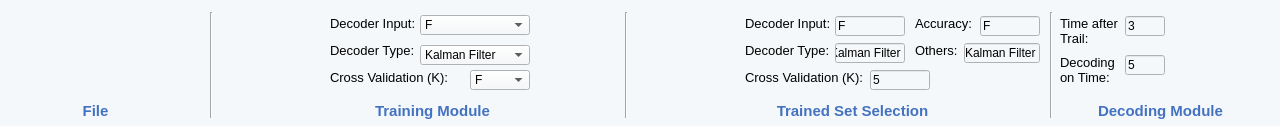
           <widget class="QWidget" name="widget_68" native="true">
            <property name="sizePolicy">
             <sizepolicy hsizetype="Preferred" vsizetype="Fixed">
              <horstretch>0</horstretch>
              <verstretch>0</verstretch>
             </sizepolicy>
            </property>
            <property name="minimumSize">
             <size>
              <width>1280</width>
              <height>126</height>
             </size>
            </property>
            <property name="maximumSize">
             <size>
              <width>16777215</width>
              <height>126</height>
             </size>
            </property>
            <property name="font">
             <font>
              <family>Arial</family>
             </font>
            </property>
            <property name="styleSheet">
             <string notr="true">background-color: rgb(245, 248, 250);</string>
            </property>
            <widget class="QPushButton" name="DeSaveButton_2">
             <property name="geometry">
              <rect>
               <x>110</x>
               <y>16</y>
               <width>92</width>
               <height>74</height>
              </rect>
             </property>
             <property name="sizePolicy">
              <sizepolicy hsizetype="Fixed" vsizetype="Fixed">
               <horstretch>0</horstretch>
               <verstretch>0</verstretch>
              </sizepolicy>
             </property>
             <property name="minimumSize">
              <size>
               <width>92</width>
               <height>74</height>
              </size>
             </property>
             <property name="maximumSize">
              <size>
               <width>92</width>
               <height>74</height>
              </size>
             </property>
             <property name="font">
              <font>
               <family>Arial</family>
               <pointsize>11</pointsize>
              </font>
             </property>
             <property name="styleSheet">
              <string notr="true">#DeSaveButton_2{
background-color: transparent; 
border-image: url(:/decoding/Asset 3.png);
background:none;
border:none;
background-repeat:none;
}
#DeSaveButton_2:pressed
{
border-image:url(:/decoding/Asset 3_pre.png);
background-repeat: no-repeat;
}
</string>
             </property>
             <property name="text">
              <string/>
             </property>
            </widget>
            <widget class="QPushButton" name="DeLoadButton_2">
             <property name="geometry">
              <rect>
               <x>10</x>
               <y>16</y>
               <width>92</width>
               <height>74</height>
              </rect>
             </property>
             <property name="sizePolicy">
              <sizepolicy hsizetype="Fixed" vsizetype="Fixed">
               <horstretch>0</horstretch>
               <verstretch>0</verstretch>
              </sizepolicy>
             </property>
             <property name="minimumSize">
              <size>
               <width>92</width>
               <height>74</height>
              </size>
             </property>
             <property name="maximumSize">
              <size>
               <width>92</width>
               <height>74</height>
              </size>
             </property>
             <property name="font">
              <font>
               <family>Arial</family>
               <pointsize>11</pointsize>
              </font>
             </property>
             <property name="styleSheet">
              <string notr="true">#DeLoadButton_2{
background-color: transparent; 
border-image: url(:/decoding/Asset 2.png);
background:none;
border:none;
background-repeat:none;
}
#DeLoadButton_2:pressed
{
border-image:url(:/decoding/Asset 2_pre.png);
background-repeat: no-repeat;
}
</string>
             </property>
             <property name="text">
              <string/>
             </property>
            </widget>
            <widget class="Line" name="line_6">
             <property name="geometry">
              <rect>
               <x>210</x>
               <y>12</y>
               <width>2</width>
               <height>106</height>
              </rect>
             </property>
             <property name="sizePolicy">
              <sizepolicy hsizetype="Fixed" vsizetype="Fixed">
               <horstretch>0</horstretch>
               <verstretch>0</verstretch>
              </sizepolicy>
             </property>
             <property name="minimumSize">
              <size>
               <width>2</width>
               <height>106</height>
              </size>
             </property>
             <property name="maximumSize">
              <size>
               <width>2</width>
               <height>106</height>
              </size>
             </property>
             <property name="font">
              <font>
               <family>Arial</family>
              </font>
             </property>
             <property name="orientation">
              <enum>Qt::Vertical</enum>
             </property>
            </widget>
            <widget class="QLabel" name="label_162">
             <property name="geometry">
              <rect>
               <x>330</x>
               <y>16</y>
               <width>90</width>
               <height>18</height>
              </rect>
             </property>
             <property name="font">
              <font>
               <family>Arial</family>
               <pointsize>10</pointsize>
              </font>
             </property>
             <property name="text">
              <string>Decoder Input:</string>
             </property>
             <property name="alignment">
              <set>Qt::AlignLeading|Qt::AlignLeft|Qt::AlignTop</set>
             </property>
            </widget>
            <widget class="QComboBox" name="DeDecoderInput_comboBox_2">
             <property name="geometry">
              <rect>
               <x>420</x>
               <y>15</y>
               <width>110</width>
               <height>20</height>
              </rect>
             </property>
             <property name="minimumSize">
              <size>
               <width>70</width>
               <height>20</height>
              </size>
             </property>
             <property name="font">
              <font>
               <family>Arial</family>
              </font>
             </property>
             <item>
              <property name="text">
               <string>F</string>
              </property>
             </item>
            </widget>
            <widget class="QPushButton" name="DeFilterButton_2">
             <property name="geometry">
              <rect>
               <x>220</x>
               <y>16</y>
               <width>102</width>
               <height>74</height>
              </rect>
             </property>
             <property name="sizePolicy">
              <sizepolicy hsizetype="Fixed" vsizetype="Fixed">
               <horstretch>0</horstretch>
               <verstretch>0</verstretch>
              </sizepolicy>
             </property>
             <property name="minimumSize">
              <size>
               <width>102</width>
               <height>74</height>
              </size>
             </property>
             <property name="maximumSize">
              <size>
               <width>102</width>
               <height>74</height>
              </size>
             </property>
             <property name="font">
              <font>
               <family>Arial</family>
               <pointsize>11</pointsize>
              </font>
             </property>
             <property name="styleSheet">
              <string notr="true">#DeFilterButton_2{
background-color: transparent; 
border-image: url(:/decoding/Asset 25.png);
background:none;
border:none;
background-repeat:none;
}
#DeFilterButton_2:pressed
{
border-image:url(:/decoding/Asset 25_pre.png);
background-repeat: no-repeat;
}</string>
             </property>
             <property name="text">
              <string/>
             </property>
            </widget>
            <widget class="QPushButton" name="DeTrainingButton_2">
             <property name="geometry">
              <rect>
               <x>535</x>
               <y>16</y>
               <width>80</width>
               <height>74</height>
              </rect>
             </property>
             <property name="sizePolicy">
              <sizepolicy hsizetype="Fixed" vsizetype="Fixed">
               <horstretch>0</horstretch>
               <verstretch>0</verstretch>
              </sizepolicy>
             </property>
             <property name="minimumSize">
              <size>
               <width>80</width>
               <height>74</height>
              </size>
             </property>
             <property name="maximumSize">
              <size>
               <width>80</width>
               <height>74</height>
              </size>
             </property>
             <property name="font">
              <font>
               <family>Arial</family>
               <pointsize>11</pointsize>
              </font>
             </property>
             <property name="styleSheet">
              <string notr="true">#DeTrainingButton_2{
background-color: transparent; 
border-image: url(:/decoding/Asset 26.png);
background:none;
border:none;
background-repeat:none;
}
#DeTrainingButton_2:pressed
{
border-image:url(:/decoding/Asset 26_pre.png);
background-repeat: no-repeat;
}</string>
             </property>
             <property name="text">
              <string/>
             </property>
            </widget>
            <widget class="Line" name="line_7">
             <property name="geometry">
              <rect>
               <x>625</x>
               <y>12</y>
               <width>2</width>
               <height>106</height>
              </rect>
             </property>
             <property name="sizePolicy">
              <sizepolicy hsizetype="Fixed" vsizetype="Fixed">
               <horstretch>0</horstretch>
               <verstretch>0</verstretch>
              </sizepolicy>
             </property>
             <property name="minimumSize">
              <size>
               <width>2</width>
               <height>106</height>
              </size>
             </property>
             <property name="maximumSize">
              <size>
               <width>2</width>
               <height>106</height>
              </size>
             </property>
             <property name="font">
              <font>
               <family>Arial</family>
              </font>
             </property>
             <property name="orientation">
              <enum>Qt::Vertical</enum>
             </property>
            </widget>
            <widget class="QPushButton" name="DeModelSelectButton_2">
             <property name="geometry">
              <rect>
               <x>635</x>
               <y>16</y>
               <width>102</width>
               <height>74</height>
              </rect>
             </property>
             <property name="sizePolicy">
              <sizepolicy hsizetype="Fixed" vsizetype="Fixed">
               <horstretch>0</horstretch>
               <verstretch>0</verstretch>
              </sizepolicy>
             </property>
             <property name="minimumSize">
              <size>
               <width>102</width>
               <height>74</height>
              </size>
             </property>
             <property name="maximumSize">
              <size>
               <width>102</width>
               <height>74</height>
              </size>
             </property>
             <property name="font">
              <font>
               <family>Arial</family>
               <pointsize>11</pointsize>
              </font>
             </property>
             <property name="styleSheet">
              <string notr="true">#DeModelSelectButton_2{
background-color: transparent; 
border-image: url(:/decoding/Asset 27.png);
background:none;
border:none;
background-repeat:none;
}
#DeModelSelectButton_2:pressed
{
border-image:url(:/decoding/Asset 27_pre.png);
background-repeat: no-repeat;
}
</string>
             </property>
             <property name="text">
              <string/>
             </property>
            </widget>
            <widget class="QLineEdit" name="DeDecoderInputValue_2">
             <property name="geometry">
              <rect>
               <x>835</x>
               <y>16</y>
               <width>70</width>
               <height>20</height>
              </rect>
             </property>
             <property name="minimumSize">
              <size>
               <width>60</width>
               <height>20</height>
              </size>
             </property>
             <property name="maximumSize">
              <size>
               <width>90</width>
               <height>20</height>
              </size>
             </property>
             <property name="font">
              <font>
               <family>Arial</family>
              </font>
             </property>
             <property name="toolTip">
              <string>Decoder Input</string>
             </property>
             <property name="text">
              <string>F</string>
             </property>
            </widget>
            <widget class="QLabel" name="label_184">
             <property name="geometry">
              <rect>
               <x>915</x>
               <y>16</y>
               <width>84</width>
               <height>18</height>
              </rect>
             </property>
             <property name="font">
              <font>
               <family>Arial</family>
               <pointsize>10</pointsize>
              </font>
             </property>
             <property name="text">
              <string>Accuracy:</string>
             </property>
             <property name="alignment">
              <set>Qt::AlignLeading|Qt::AlignLeft|Qt::AlignTop</set>
             </property>
            </widget>
            <widget class="QLineEdit" name="DeAccuracyValue_2">
             <property name="geometry">
              <rect>
               <x>980</x>
               <y>16</y>
               <width>60</width>
               <height>20</height>
              </rect>
             </property>
             <property name="minimumSize">
              <size>
               <width>60</width>
               <height>20</height>
              </size>
             </property>
             <property name="maximumSize">
              <size>
               <width>60</width>
               <height>20</height>
              </size>
             </property>
             <property name="font">
              <font>
               <family>Arial</family>
              </font>
             </property>
             <property name="toolTip">
              <string>Accuracy</string>
             </property>
             <property name="text">
              <string>F</string>
             </property>
            </widget>
            <widget class="Line" name="line_8">
             <property name="geometry">
              <rect>
               <x>1050</x>
               <y>12</y>
               <width>2</width>
               <height>106</height>
              </rect>
             </property>
             <property name="sizePolicy">
              <sizepolicy hsizetype="Fixed" vsizetype="Fixed">
               <horstretch>0</horstretch>
               <verstretch>0</verstretch>
              </sizepolicy>
             </property>
             <property name="minimumSize">
              <size>
               <width>2</width>
               <height>106</height>
              </size>
             </property>
             <property name="maximumSize">
              <size>
               <width>2</width>
               <height>106</height>
              </size>
             </property>
             <property name="font">
              <font>
               <family>Arial</family>
              </font>
             </property>
             <property name="orientation">
              <enum>Qt::Vertical</enum>
             </property>
            </widget>
            <widget class="QLabel" name="label_167">
             <property name="geometry">
              <rect>
               <x>330</x>
               <y>43</y>
               <width>90</width>
               <height>18</height>
              </rect>
             </property>
             <property name="font">
              <font>
               <family>Arial</family>
               <pointsize>10</pointsize>
              </font>
             </property>
             <property name="text">
              <string>Decoder Type:</string>
             </property>
             <property name="alignment">
              <set>Qt::AlignLeading|Qt::AlignLeft|Qt::AlignTop</set>
             </property>
            </widget>
            <widget class="QPushButton" name="DeDecodingButton_2">
             <property name="geometry">
              <rect>
               <x>1180</x>
               <y>16</y>
               <width>80</width>
               <height>74</height>
              </rect>
             </property>
             <property name="sizePolicy">
              <sizepolicy hsizetype="Fixed" vsizetype="Fixed">
               <horstretch>0</horstretch>
               <verstretch>0</verstretch>
              </sizepolicy>
             </property>
             <property name="minimumSize">
              <size>
               <width>80</width>
               <height>74</height>
              </size>
             </property>
             <property name="maximumSize">
              <size>
               <width>80</width>
               <height>74</height>
              </size>
             </property>
             <property name="font">
              <font>
               <family>Arial</family>
               <pointsize>11</pointsize>
              </font>
             </property>
             <property name="styleSheet">
              <string notr="true">#DeDecodingButton_2{
background-color: transparent; 
border-image: url(:/decoding/Asset 28.png);
background:none;
border:none;
background-repeat:none;
}
#DeDecodingButton_2:pressed
{
border-image:url(:/decoding/Asset 28_pre.png);
background-repeat: no-repeat;
}

</string>
             </property>
             <property name="text">
              <string/>
             </property>
            </widget>
            <widget class="QLabel" name="label_185">
             <property name="geometry">
              <rect>
               <x>915</x>
               <y>43</y>
               <width>60</width>
               <height>18</height>
              </rect>
             </property>
             <property name="font">
              <font>
               <family>Arial</family>
               <pointsize>10</pointsize>
              </font>
             </property>
             <property name="text">
              <string>Others:</string>
             </property>
             <property name="alignment">
              <set>Qt::AlignLeading|Qt::AlignLeft|Qt::AlignTop</set>
             </property>
            </widget>
            <widget class="QLineEdit" name="DeDecoderTypeValue_2">
             <property name="geometry">
              <rect>
               <x>835</x>
               <y>43</y>
               <width>70</width>
               <height>20</height>
              </rect>
             </property>
             <property name="minimumSize">
              <size>
               <width>60</width>
               <height>20</height>
              </size>
             </property>
             <property name="maximumSize">
              <size>
               <width>90</width>
               <height>20</height>
              </size>
             </property>
             <property name="font">
              <font>
               <family>Arial</family>
              </font>
             </property>
             <property name="toolTip">
              <string>Decoder Type</string>
             </property>
             <property name="text">
              <string>Kalman Filter</string>
             </property>
             <property name="cursorPosition">
              <number>13</number>
             </property>
            </widget>
            <widget class="QComboBox" name="DeDecoderType_comboBox_2">
             <property name="geometry">
              <rect>
               <x>420</x>
               <y>45</y>
               <width>110</width>
               <height>20</height>
              </rect>
             </property>
             <property name="minimumSize">
              <size>
               <width>110</width>
               <height>20</height>
              </size>
             </property>
             <property name="maximumSize">
              <size>
               <width>110</width>
               <height>20</height>
              </size>
             </property>
             <property name="font">
              <font>
               <family>Arial</family>
              </font>
             </property>
             <item>
              <property name="text">
               <string>Kalman Filter</string>
              </property>
             </item>
            </widget>
            <widget class="QLineEdit" name="DeOtherValue_2">
             <property name="geometry">
              <rect>
               <x>964</x>
               <y>43</y>
               <width>76</width>
               <height>20</height>
              </rect>
             </property>
             <property name="minimumSize">
              <size>
               <width>60</width>
               <height>20</height>
              </size>
             </property>
             <property name="maximumSize">
              <size>
               <width>90</width>
               <height>20</height>
              </size>
             </property>
             <property name="font">
              <font>
               <family>Arial</family>
              </font>
             </property>
             <property name="toolTip">
              <string>Others</string>
             </property>
             <property name="text">
              <string>Kalman Filter</string>
             </property>
            </widget>
            <widget class="QComboBox" name="DeCross_comboBox_2">
             <property name="geometry">
              <rect>
               <x>470</x>
               <y>70</y>
               <width>60</width>
               <height>20</height>
              </rect>
             </property>
             <property name="minimumSize">
              <size>
               <width>60</width>
               <height>20</height>
              </size>
             </property>
             <property name="maximumSize">
              <size>
               <width>60</width>
               <height>20</height>
              </size>
             </property>
             <property name="font">
              <font>
               <family>Arial</family>
              </font>
             </property>
             <item>
              <property name="text">
               <string>F</string>
              </property>
             </item>
            </widget>
            <widget class="QLabel" name="label_174">
             <property name="geometry">
              <rect>
               <x>330</x>
               <y>70</y>
               <width>120</width>
               <height>18</height>
              </rect>
             </property>
             <property name="font">
              <font>
               <family>Arial</family>
               <pointsize>10</pointsize>
              </font>
             </property>
             <property name="text">
              <string>Cross Validation (K):</string>
             </property>
             <property name="alignment">
              <set>Qt::AlignLeading|Qt::AlignLeft|Qt::AlignTop</set>
             </property>
            </widget>
            <widget class="QLabel" name="label_186">
             <property name="geometry">
              <rect>
               <x>1060</x>
               <y>55</y>
               <width>61</width>
               <height>36</height>
              </rect>
             </property>
             <property name="font">
              <font>
               <family>Arial</family>
               <pointsize>10</pointsize>
              </font>
             </property>
             <property name="text">
              <string>Decoding
on Time:</string>
             </property>
             <property name="alignment">
              <set>Qt::AlignLeading|Qt::AlignLeft|Qt::AlignTop</set>
             </property>
            </widget>
            <widget class="QLineEdit" name="DeTimeValue_2">
             <property name="geometry">
              <rect>
               <x>1125</x>
               <y>55</y>
               <width>40</width>
               <height>20</height>
              </rect>
             </property>
             <property name="minimumSize">
              <size>
               <width>40</width>
               <height>20</height>
              </size>
             </property>
             <property name="maximumSize">
              <size>
               <width>40</width>
               <height>20</height>
              </size>
             </property>
             <property name="font">
              <font>
               <family>Arial</family>
              </font>
             </property>
             <property name="text">
              <string>5</string>
             </property>
            </widget>
            <widget class="QLineEdit" name="DeCrossValue_2">
             <property name="geometry">
              <rect>
               <x>870</x>
               <y>70</y>
               <width>60</width>
               <height>20</height>
              </rect>
             </property>
             <property name="minimumSize">
              <size>
               <width>60</width>
               <height>20</height>
              </size>
             </property>
             <property name="maximumSize">
              <size>
               <width>90</width>
               <height>20</height>
              </size>
             </property>
             <property name="font">
              <font>
               <family>Arial</family>
              </font>
             </property>
             <property name="toolTip">
              <string>Cross Validation (K)</string>
             </property>
             <property name="text">
              <string>5</string>
             </property>
            </widget>
            <widget class="QLabel" name="label_19">
             <property name="geometry">
              <rect>
               <x>80</x>
               <y>101</y>
               <width>31</width>
               <height>20</height>
              </rect>
             </property>
             <property name="font">
              <font>
               <family>Arial</family>
               <pointsize>11</pointsize>
               <weight>75</weight>
               <bold>true</bold>
              </font>
             </property>
             <property name="styleSheet">
              <string notr="true">color: rgb(67, 114, 193);</string>
             </property>
             <property name="text">
              <string>File</string>
             </property>
             <property name="alignment">
              <set>Qt::AlignCenter</set>
             </property>
            </widget>
            <widget class="QLabel" name="label_37">
             <property name="geometry">
              <rect>
               <x>360</x>
               <y>101</y>
               <width>145</width>
               <height>20</height>
              </rect>
             </property>
             <property name="font">
              <font>
               <family>Arial</family>
               <pointsize>11</pointsize>
               <weight>75</weight>
               <bold>true</bold>
              </font>
             </property>
             <property name="styleSheet">
              <string notr="true">color: rgb(67, 114, 193);</string>
             </property>
             <property name="text">
              <string>Training Module</string>
             </property>
             <property name="alignment">
              <set>Qt::AlignCenter</set>
             </property>
            </widget>
            <widget class="QLabel" name="label_171">
             <property name="geometry">
              <rect>
               <x>750</x>
               <y>101</y>
               <width>205</width>
               <height>20</height>
              </rect>
             </property>
             <property name="font">
              <font>
               <family>Arial</family>
               <pointsize>11</pointsize>
               <weight>75</weight>
               <bold>true</bold>
              </font>
             </property>
             <property name="styleSheet">
              <string notr="true">color: rgb(67, 114, 193);</string>
             </property>
             <property name="text">
              <string>Trained Set Selection</string>
             </property>
             <property name="alignment">
              <set>Qt::AlignCenter</set>
             </property>
            </widget>
            <widget class="QLineEdit" name="DeTimeAfterValue_2">
             <property name="geometry">
              <rect>
               <x>1125</x>
               <y>16</y>
               <width>40</width>
               <height>20</height>
              </rect>
             </property>
             <property name="minimumSize">
              <size>
               <width>40</width>
               <height>20</height>
              </size>
             </property>
             <property name="maximumSize">
              <size>
               <width>40</width>
               <height>20</height>
              </size>
             </property>
             <property name="font">
              <font>
               <family>Arial</family>
              </font>
             </property>
             <property name="text">
              <string>3</string>
             </property>
            </widget>
            <widget class="QLabel" name="label_175">
             <property name="geometry">
              <rect>
               <x>1080</x>
               <y>101</y>
               <width>161</width>
               <height>20</height>
              </rect>
             </property>
             <property name="font">
              <font>
               <family>Arial</family>
               <pointsize>11</pointsize>
               <weight>75</weight>
               <bold>true</bold>
              </font>
             </property>
             <property name="styleSheet">
              <string notr="true">color: rgb(67, 114, 193);</string>
             </property>
             <property name="text">
              <string>Decoding Module</string>
             </property>
             <property name="alignment">
              <set>Qt::AlignCenter</set>
             </property>
            </widget>
            <widget class="QLabel" name="label_187">
             <property name="geometry">
              <rect>
               <x>1060</x>
               <y>16</y>
               <width>61</width>
               <height>36</height>
              </rect>
             </property>
             <property name="font">
              <font>
               <family>Arial</family>
               <pointsize>10</pointsize>
              </font>
             </property>
             <property name="text">
              <string>Time after 
Trail:</string>
             </property>
             <property name="alignment">
              <set>Qt::AlignLeading|Qt::AlignLeft|Qt::AlignTop</set>
             </property>
            </widget>
            <widget class="QLabel" name="label_163">
             <property name="geometry">
              <rect>
               <x>745</x>
               <y>16</y>
               <width>90</width>
               <height>18</height>
              </rect>
             </property>
             <property name="font">
              <font>
               <family>Arial</family>
               <pointsize>10</pointsize>
              </font>
             </property>
             <property name="text">
              <string>Decoder Input:</string>
             </property>
             <property name="alignment">
              <set>Qt::AlignLeading|Qt::AlignLeft|Qt::AlignTop</set>
             </property>
            </widget>
            <widget class="QLabel" name="label_172">
             <property name="geometry">
              <rect>
               <x>745</x>
               <y>43</y>
               <width>90</width>
               <height>18</height>
              </rect>
             </property>
             <property name="font">
              <font>
               <family>Arial</family>
               <pointsize>10</pointsize>
              </font>
             </property>
             <property name="text">
              <string>Decoder Type:</string>
             </property>
             <property name="alignment">
              <set>Qt::AlignLeading|Qt::AlignLeft|Qt::AlignTop</set>
             </property>
            </widget>
            <widget class="QLabel" name="label_176">
             <property name="geometry">
              <rect>
               <x>745</x>
               <y>70</y>
               <width>120</width>
               <height>18</height>
              </rect>
             </property>
             <property name="font">
              <font>
               <family>Arial</family>
               <pointsize>10</pointsize>
              </font>
             </property>
             <property name="text">
              <string>Cross Validation (K):</string>
             </property>
             <property name="alignment">
              <set>Qt::AlignLeading|Qt::AlignLeft|Qt::AlignTop</set>
             </property>
            </widget>
           </widget>
